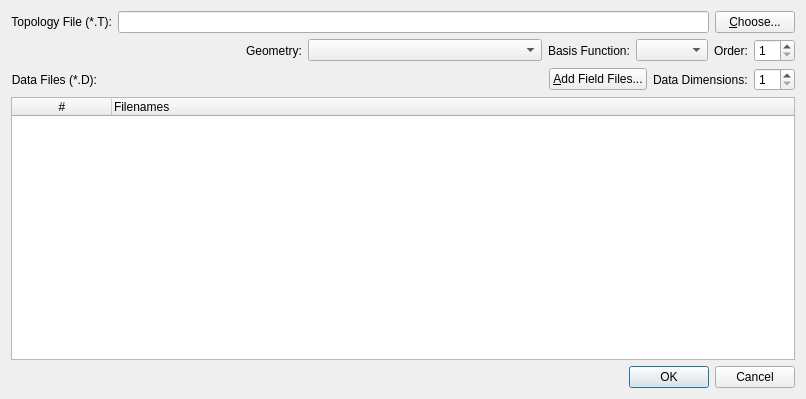
<?xml version="1.0" encoding="UTF-8"?>
<ui version="4.0">
 <class>DataDialog</class>
 <widget class="QDialog" name="DataDialog">
  <property name="geometry">
   <rect>
    <x>0</x>
    <y>0</y>
    <width>806</width>
    <height>399</height>
   </rect>
  </property>
  <property name="windowTitle">
   <string>Choose Cheart Input Files</string>
  </property>
  <layout class="QVBoxLayout" name="verticalLayout">
   <item>
    <layout class="QHBoxLayout" name="horizontalLayout_2">
     <property name="sizeConstraint">
      <enum>QLayout::SetDefaultConstraint</enum>
     </property>
     <item>
      <widget class="QLabel" name="label_4">
       <property name="text">
        <string>Topology File (*.T):</string>
       </property>
       <property name="alignment">
        <set>Qt::AlignRight|Qt::AlignTrailing|Qt::AlignVCenter</set>
       </property>
      </widget>
     </item>
     <item>
      <widget class="QLineEdit" name="tfile"/>
     </item>
     <item>
      <widget class="QPushButton" name="tchoose">
       <property name="text">
        <string>&amp;Choose...</string>
       </property>
      </widget>
     </item>
    </layout>
   </item>
   <item>
    <layout class="QHBoxLayout" name="horizontalLayout_5">
     <property name="topMargin">
      <number>0</number>
     </property>
     <item>
      <spacer name="horizontalSpacer_2">
       <property name="orientation">
        <enum>Qt::Horizontal</enum>
       </property>
       <property name="sizeHint" stdset="0">
        <size>
         <width>40</width>
         <height>20</height>
        </size>
       </property>
      </spacer>
     </item>
     <item>
      <widget class="QLabel" name="label_5">
       <property name="text">
        <string>Geometry:</string>
       </property>
      </widget>
     </item>
     <item>
      <widget class="QComboBox" name="geomBox">
       <property name="sizePolicy">
        <sizepolicy hsizetype="Expanding" vsizetype="Fixed">
         <horstretch>0</horstretch>
         <verstretch>0</verstretch>
        </sizepolicy>
       </property>
      </widget>
     </item>
     <item>
      <widget class="QLabel" name="label_8">
       <property name="text">
        <string>Basis Function:</string>
       </property>
      </widget>
     </item>
     <item>
      <widget class="QComboBox" name="basisBox"/>
     </item>
     <item>
      <widget class="QLabel" name="label_7">
       <property name="text">
        <string>Order:</string>
       </property>
      </widget>
     </item>
     <item>
      <widget class="QSpinBox" name="orderBox">
       <property name="minimum">
        <number>1</number>
       </property>
       <property name="maximum">
        <number>20</number>
       </property>
      </widget>
     </item>
    </layout>
   </item>
   <item>
    <layout class="QHBoxLayout" name="horizontalLayout_3">
     <property name="sizeConstraint">
      <enum>QLayout::SetMinimumSize</enum>
     </property>
     <item>
      <widget class="QLabel" name="label_3">
       <property name="text">
        <string>Data Files (*.D):</string>
       </property>
       <property name="alignment">
        <set>Qt::AlignRight|Qt::AlignTrailing|Qt::AlignVCenter</set>
       </property>
      </widget>
     </item>
     <item>
      <spacer name="horizontalSpacer">
       <property name="orientation">
        <enum>Qt::Horizontal</enum>
       </property>
       <property name="sizeHint" stdset="0">
        <size>
         <width>40</width>
         <height>20</height>
        </size>
       </property>
      </spacer>
     </item>
     <item>
      <widget class="QPushButton" name="dchoose">
       <property name="text">
        <string>&amp;Add Field Files...</string>
       </property>
      </widget>
     </item>
     <item>
      <widget class="QLabel" name="label">
       <property name="text">
        <string>Data Dimensions:</string>
       </property>
      </widget>
     </item>
     <item>
      <widget class="QSpinBox" name="dimBox">
       <property name="minimum">
        <number>1</number>
       </property>
      </widget>
     </item>
    </layout>
   </item>
   <item>
    <widget class="QTableWidget" name="dfileTable">
     <attribute name="horizontalHeaderStretchLastSection">
      <bool>true</bool>
     </attribute>
     <column>
      <property name="text">
       <string>#</string>
      </property>
     </column>
     <column>
      <property name="text">
       <string>Filenames</string>
      </property>
      <property name="textAlignment">
       <set>AlignLeft|AlignVCenter</set>
      </property>
     </column>
    </widget>
   </item>
   <item>
    <widget class="QDialogButtonBox" name="buttonBox">
     <property name="orientation">
      <enum>Qt::Horizontal</enum>
     </property>
     <property name="standardButtons">
      <set>QDialogButtonBox::Cancel|QDialogButtonBox::Ok</set>
     </property>
    </widget>
   </item>
  </layout>
 </widget>
 <resources/>
 <connections>
  <connection>
   <sender>buttonBox</sender>
   <signal>accepted()</signal>
   <receiver>DataDialog</receiver>
   <slot>accept()</slot>
   <hints>
    <hint type="sourcelabel">
     <x>248</x>
     <y>254</y>
    </hint>
    <hint type="destinationlabel">
     <x>157</x>
     <y>274</y>
    </hint>
   </hints>
  </connection>
  <connection>
   <sender>buttonBox</sender>
   <signal>rejected()</signal>
   <receiver>DataDialog</receiver>
   <slot>reject()</slot>
   <hints>
    <hint type="sourcelabel">
     <x>316</x>
     <y>260</y>
    </hint>
    <hint type="destinationlabel">
     <x>286</x>
     <y>274</y>
    </hint>
   </hints>
  </connection>
 </connections>
</ui>
